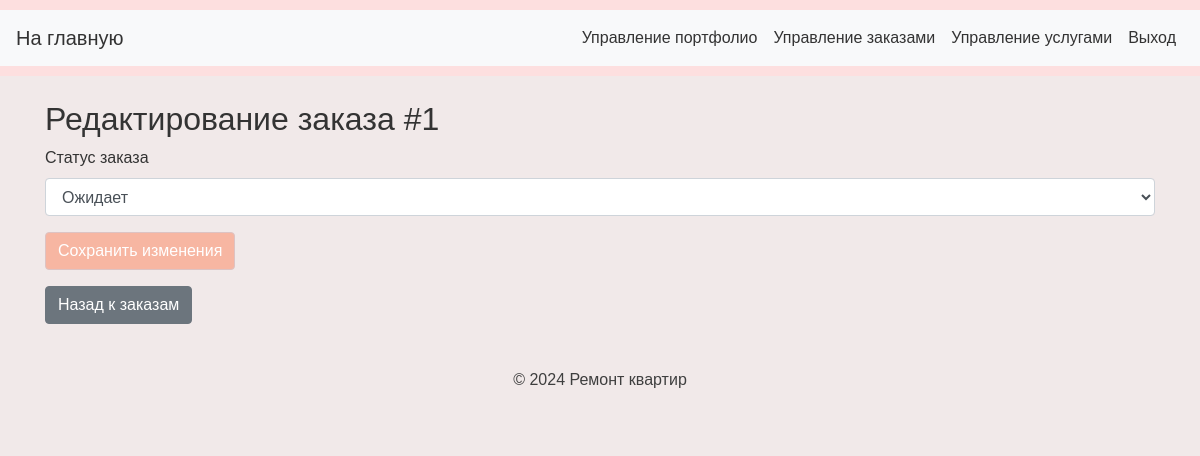
The page /moderate/orders/edit/1 (signed in) on the database as committed earlier.
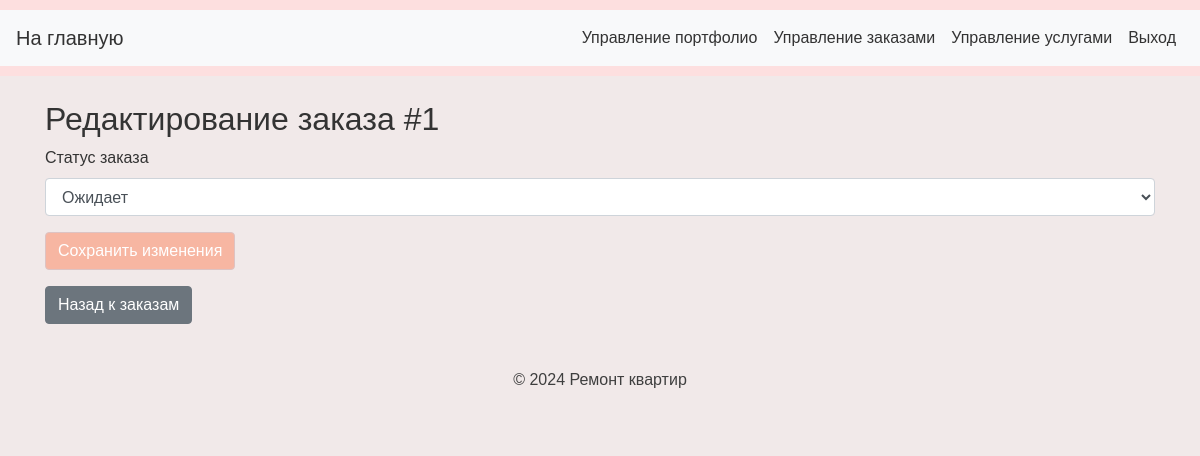
The same page on the database as committed later.
### app/models.py (models this page shows)
class Order(db.Model):
    id = db.Column(db.Integer, primary_key=True)
    user_id = db.Column(db.Integer, db.ForeignKey('user.id'), nullable=False)
    service_id = db.Column(db.Integer, db.ForeignKey('service.id'), nullable=False)
    status = db.Column(db.String(20))  # pending, completed, cancelled
    created_at = db.Column(db.DateTime, default=db.func.current_timestamp())

### app/views.py (the view)
@app.route('/moderate/orders/edit/<int:order_id>', methods=['GET', 'POST'])
@login_required
def edit_order(order_id):
    form = OrderForm()
    if current_user.role != 'moderator':
        flash('У вас нет прав доступа к этой странице.', 'danger')
        return redirect(url_for('index'))
    order = Order.query.get_or_404(order_id)
    if request.method == 'POST':
        order.status = request.form['status']  # Предположим, что вы хотите изменить статус заказа
        db.session.commit()
        flash('Статус заказа обновлен!', 'success')
        return redirect(url_for('manage_orders'))
    return render_template('edit_order.html', order=order, form=form)

### app/forms.py
class OrderForm(FlaskForm):
    service_id = SelectField('Service', coerce=int)  # Заполнить данными из базы
    submit = SubmitField('Order Service')

### app/__init__.py (called while the page is built)
@login_manager.user_loader
def load_user(user_id):
    return User.query.get(int(user_id))

@app.before_request
def before_request():
    if 'theme' not in session:
        session['theme'] = 'light'  # Установите тему по умолчанию

### templates/edit_order.html (shortened to what this page needs)
{% extends "moder_base.html" %}
{% block content %}
<h2>Редактирование заказа #{{ order.id }}</h2>
<form method="POST">
    <div class="form-group">
        <label for="status">Статус заказа</label>
        <select class="form-control" id="status" name="status">
            <option value="pending" {% if order.status == 'pending' %}selected{% endif %}>Ожидает</option>
        </select>
    </div>
    <button type="submit" class="btn btn-primary">Сохранить изменения</button>
</form>
<a href="{{ url_for('manage_orders') }}" class="btn btn-secondary mt-3">Назад к заказам</a>
{% endblock %}

Rows that differ between the two databases and show on the page:
changed Order id 1: status (not shown) → "Ожидает"
Other text that changed with them:
form field status: "Ожидает" → (not shown)
